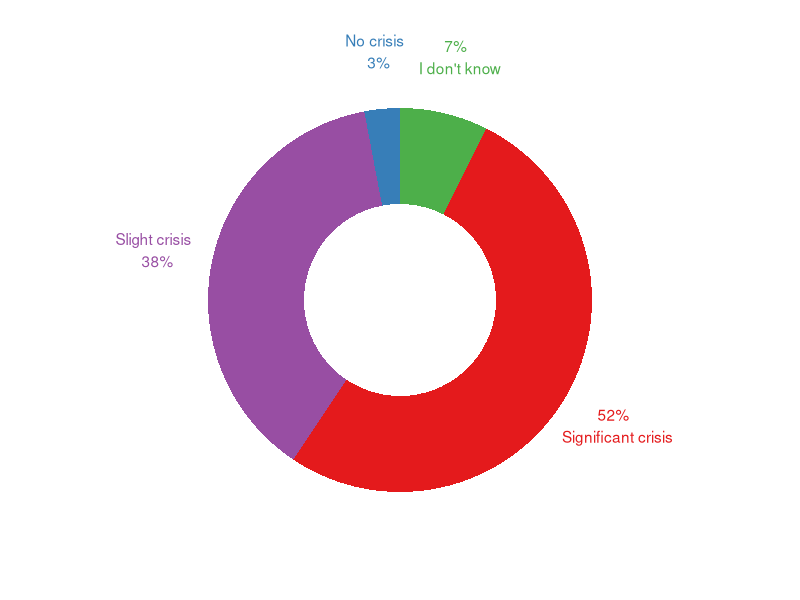

Write R code to recreate this figure. (Note: this script raises an error after producing the figure.)
## ---- chunk 1

# knitr::include_graphics("img/reprocrisis-1.png")

# load library
library(tidyverse)
library(readxl)

# Get Baker data.
cridata <- read_xlsx("data/Reproducibility Survey Raw Data.xlsx", sheet = 1)

#20 (is there a crisis)
names(cridata)[20] <- "Crisis"

cridata <- cridata %>% group_by(Crisis) %>% summarize(count = n()) %>%na.omit()

### Fix here with paste() to make reproducible - currently tweaking the titles to make the figure look nice...

cridata$Crisis <- c("7% \n I don't know", "52% \n Significant crisis", "Slight crisis \n 38%", "No crisis \n 3%")

cridata$Crisis <- factor(cridata$Crisis, levels = c("52% \n Significant crisis", "No crisis \n 3%", "7% \n I don't know", "Slight crisis \n 38%"))

# Compute percentages
cridata$fraction <- cridata$count / sum(cridata$count)

# Compute the cumulative percentages (top of each rectangle)
cridata$ymax <- cumsum(cridata$fraction)

# Compute the bottom of each rectangle
cridata$ymin <- c(0, head(cridata$ymax, n=-1))

# Compute label position
cridata$labelPosition <- (cridata$ymax + cridata$ymin) / 2

# # Compute a good label
# data$label <- paste0(data$category, "\n value: ", data$count)
# 
# Make the plot
ggplot(cridata, aes(ymax=ymax, ymin=ymin, xmax=4, xmin=3, fill=Crisis)) +
  geom_rect() +
  geom_text(x=4.6, aes(y=labelPosition, label=Crisis, color=Crisis)) + # x here controls label position (inner / outer)
  scale_fill_brewer(palette="Set1", direction = 1) +
  scale_color_brewer(palette="Set1", direction = 1) +
  coord_polar(theta="y") +
  xlim(c(2, 4.5)) +
  theme_void() +
  theme(legend.position = "none")
## ---- chunk 2
knitr::include_graphics("img/peng_reproducibility.jpg")
## ---- chunk 3
knitr::include_graphics("img/xkcd_data_pipeline_2x.png")
## ---- chunk 4
knitr::include_graphics("img/documentnaming.png")
## ---- chunk 5
knitr::include_graphics("img/gitrepofolders.png")
## ---- chunk 6
sessionInfo()
## ---- chunk 7
knitr::include_graphics("img/alstonreproducibility.jpg")
## ---- chunk 8
knitr::include_graphics("img/miracle.jpg")
